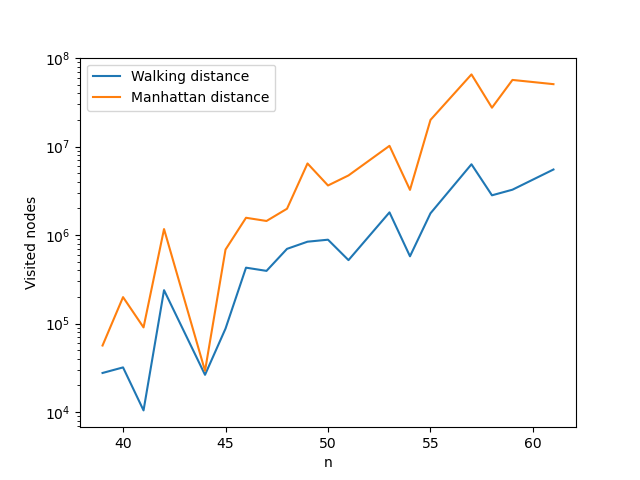

Source code (Python):
import matplotlib.pyplot as plt
import pandas as pd
import numpy as np

def plot_data():
    df = pd.read_csv('p15data.csv')
    #sort df by n and when n is the same take average
    df = df.groupby('n').mean()

    #plot the data
    plt.plot(df.index, df['WD'], label='Walking distance')
    plt.plot(df.index, df['MD'], label='Manhattan distance')

    plt.xlabel('n')
    plt.ylabel('Visited nodes')

    plt.legend()
    plt.yscale('log')
    plt.savefig('plots.png')
    plt.show()


if __name__ == '__main__':
    plot_data()
